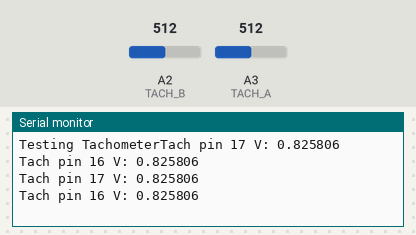
Bench run of a program on a simulated Teensy 4. Parts: the last lines printed to the serial monitor. The test bench sets the inputs (shaded band); at power-on: A2 (TACH_B) = 512, A3 (TACH_A) = 512.

Above: at 1.8 s.
1.9 s: A2 (TACH_B) set to 716
At 2.8 s:
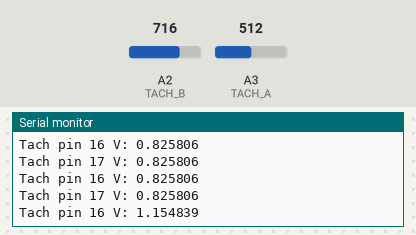
3.4 s: A3 (TACH_A) set to 716
At 4.7 s:
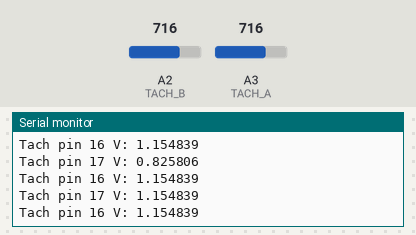
4.9 s: A2 (TACH_B) set to 900
At 5.7 s:
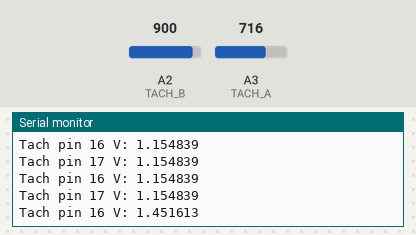
6.4 s: A3 (TACH_A) set to 900
At 7.8 s:
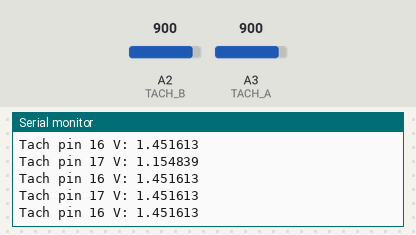
Timing chart, 0 to 8.9 s (numbered marks = the images above; inputs shaded):
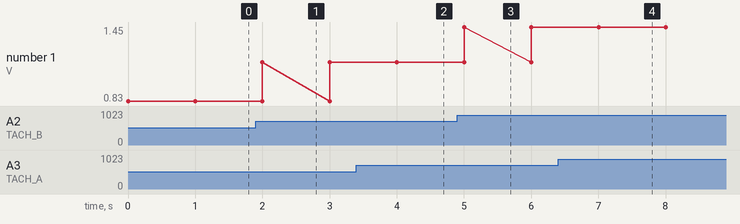

The program:

main.cpp
```cpp
#include <Arduino.h>

#define TACH_B 16
#define TACH_A 17

//https://www.ti.com/product/LM2907-N/part-details/LM2907M-8/NOPB

void setup() {
    Serial.printf("Testing Tachometer");
    pinMode(TACH_A, INPUT);
    pinMode(TACH_B, INPUT);

    Serial.begin(9600);
}
void read_tach(int tach_pin){

    int sensor_value = analogRead(tach_pin);
    float voltage = sensor_value * (1.65 / 1023.0);  // 1.65 V is from calculations on motev5 pcb pdf. 1023 is from Teensy documentation
    float frequency = voltage * 10000.0;  // 10kHz/V transfer function from datasheet
    Serial.printf("Tach pin %d V: %f \n", tach_pin, voltage);

}
void loop() {

    read_tach(TACH_A);
    read_tach(TACH_B);
    delay(1000);
}
```

Measured:
- after the input at 1.9 s, the serial monitor: prints a new line after 0.10 s (image 1)
- after the input at 3.4 s, the serial monitor: prints a new line after 0.60 s (image 2)
- after the input at 4.9 s, the serial monitor: prints a new line after 0.10 s (image 3)
- after the input at 6.4 s, the serial monitor: prints a new line after 0.60 s (image 4)
- plotted number 1: 0.83 → 1.15 after the input at 1.9 s, 1.15 → 1.45 after the input at 4.9 s
